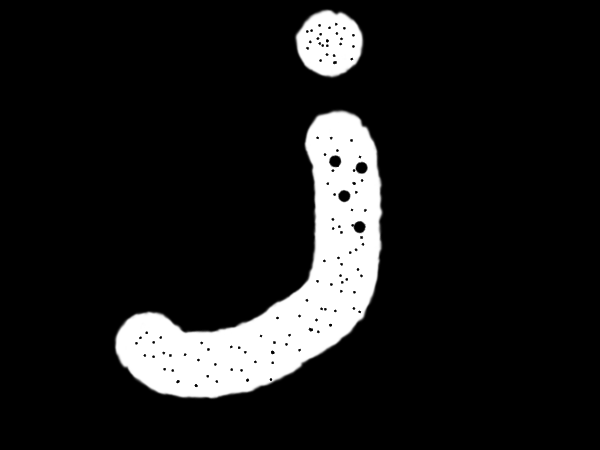
#> input picture test_image/closing.bmp, 600 x 450 px, found by its file name
$ python test_3_21_closing.py
#> lines starting #> are read from the running program, lines starting #| are printed output that depends on the picture
#!/usr/bin/env python
# coding=utf-8
'''
@描述: 图像闭运算
@版本: V1_0
@作者: LiWanglin
@创建时间: 2020.02.13
@最后编辑人: LiWanglin
@最后编辑时间: 2020.02.13
'''

import cv2 as cv
import numpy as np
from matplotlib import pyplot as plt

img = cv.imread('./test_image/closing.bmp',0)
#> img is the input picture: shape (450, 600); min 0, max 255, mean 28.3
kernel = np.ones((10,10), np.uint8)
closing = cv.morphologyEx(img, cv.MORPH_CLOSE, kernel)
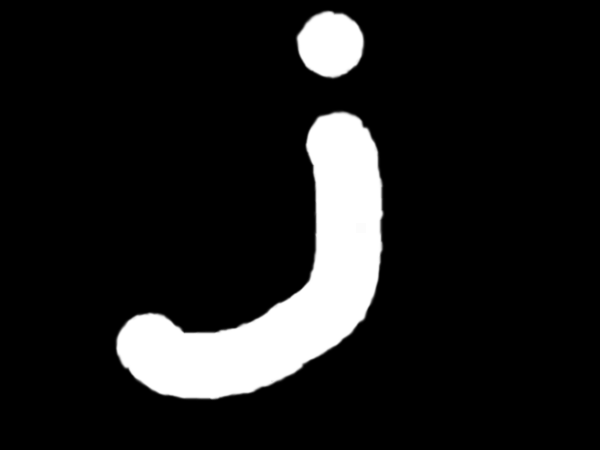
#> closing: shape (450, 600); min 0, max 255, mean 29.3

plt.subplot(121),plt.imshow(img, 'gray'),plt.title('original')
plt.xticks([]), plt.yticks([])
plt.subplot(122),plt.imshow(closing, 'gray'),plt.title('closing')
plt.xticks([]), plt.yticks([])
plt.show()
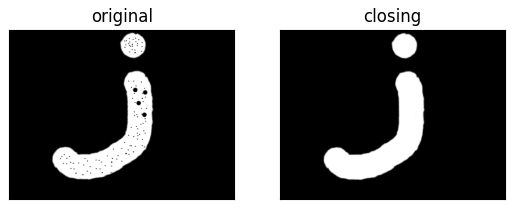
#> figure drawn by matplotlib, 2 panels

$ run again, with test_image/gradient.bmp copied over test_image/closing.bmp
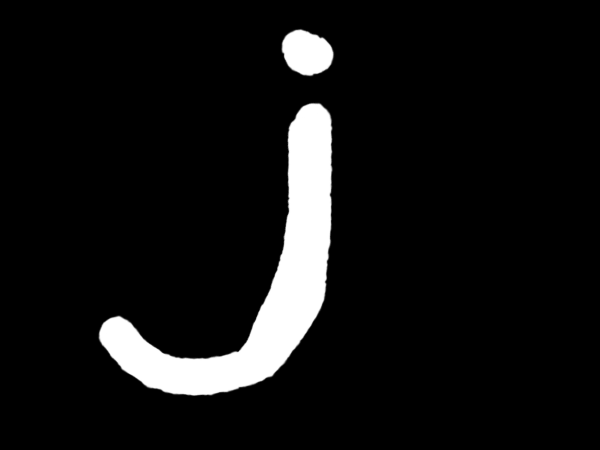
#> input picture test_image/gradient.bmp, 600 x 450 px, found by its file name
#> img is the input picture: shape (450, 600); min 0, max 255, mean 19.1
#> `plt.show()`:
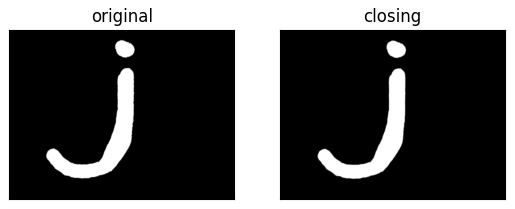
#> figure drawn by matplotlib, 2 panels
